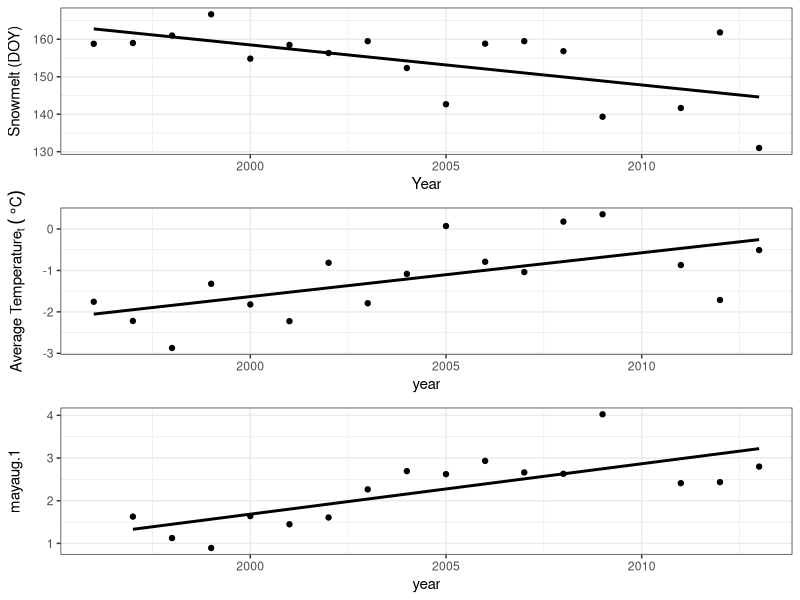
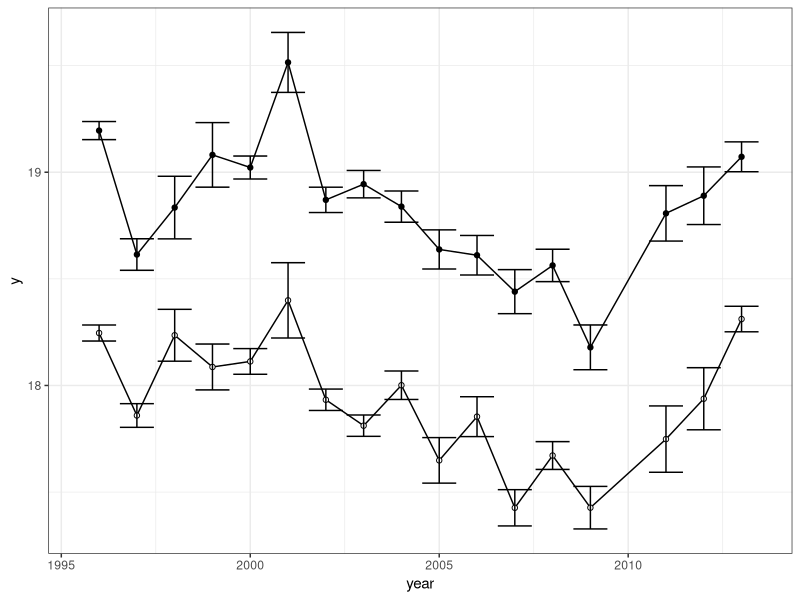
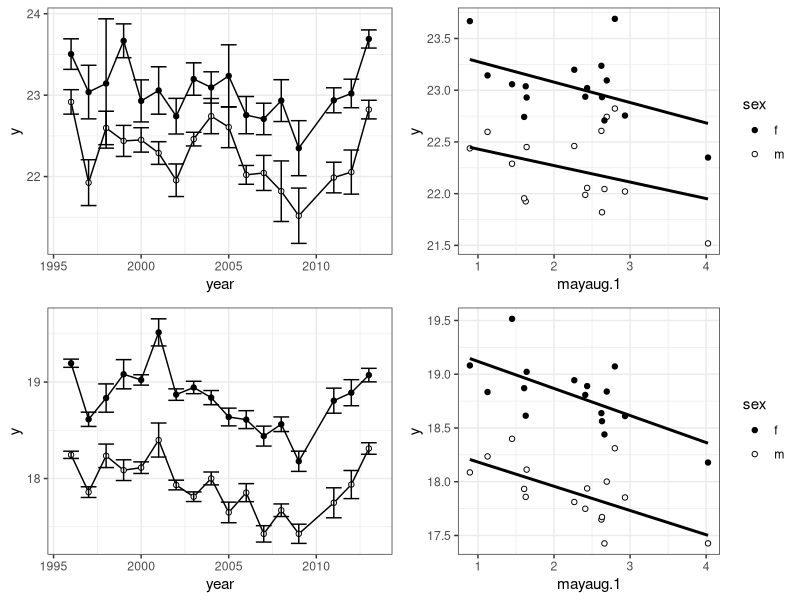

Generate these figures, in order, with R:
## Bowden worked example

boloria=read.csv("data/boloria.csv")
boloria

colias=read.csv("data/colias.csv")
colias

library(tidyverse)
library(cowplot)

#organize the yearly climate data
year.dat=boloria %>%
  group_by(year) %>%
  summarise(snow=mean(snow), mayjun=mean(mayjun), mayaug.1=mean(mayaug.1))

#plot snow melt day of year (DOY) across years (panel a)
p1=ggplot(year.dat, aes(x=year, y=snow)) +
  geom_point() +
  geom_smooth(method="lm", se=F, color="black") +
  theme_bw() +
  labs(y="Snowmelt (DOY)", x="Year")


#plot may-june temperature of current year across time (panel b)
p2=ggplot(year.dat, aes(x=year, y=mayjun)) +
  geom_point() +
  geom_smooth(method="lm", se=F, color="black") +
  theme_bw() +
  labs(y=expression(paste("Average Temperature"["t"]," ", (~degree*C))))


#plot may-june temperature of current year across time (panel b)
p3=ggplot(year.dat, aes(x=year, y=mayaug.1)) +
  geom_point() +
  geom_smooth(method="lm", se=F, color="black") +
  theme_bw()


#now plot them as 3 panels, arranged vertically
plot_grid(p1, p2, p3, align="v", nrow=3)

#fit linear models to climate data
fit.snow=lm(snow~year, data=year.dat)
summary(fit.snow)

fit.mayjun=lm(mayjun~year, data=year.dat)
summary(fit.mayjun)

## recreate figure 2
year.dat #climate variable for each year
colias
boloria

#getting average and standard error of wing length for each sex of each species for each year

wl.colias=colias %>% group_by(year, sex) %>% summarise(mean_se(WL))
wl.boloria=boloria %>% group_by(year, sex) %>% summarise(mean_se(WL))

p2.a=ggplot(wl.colias, aes(x=year, y=y, group=sex)) +
  geom_path() +
  geom_point(aes(fill=sex), pch=21) +
  scale_fill_manual(values=c("black", "white")) +
  geom_errorbar(aes(ymin=ymin, ymax=ymax)) +
  theme_bw() +
  theme(legend.position="none")


p2.b=ggplot(wl.boloria, aes(x=year, y=y, group=sex)) +
  geom_path() +
  geom_point(aes(fill=sex), pch=21) +
  scale_fill_manual(values=c("black", "white")) +
  geom_errorbar(aes(ymin=ymin, ymax=ymax)) +
  theme_bw() +
  theme(legend.position="none")
p2.b

# for figure 2 panels c and d, we need to merge together the yearly winglength data and yearly climate data. We can do that using a "join" function

year.dat
wl.colias

wl.colias=left_join(wl.colias, year.dat, by=join_by(year==year))
wl.boloria=left_join(wl.boloria, year.dat, by=join_by(year==year))

p2.c=ggplot(wl.colias, aes(x=mayaug.1, y=y, group=sex)) +
  geom_point(aes(fill=sex), pch=21) +
  scale_fill_manual(values=c("black", "white")) +
  geom_smooth(method="lm", se=F, color="black") +
  theme_bw()

p2.d=ggplot(wl.boloria, aes(x=mayaug.1, y=y, group=sex)) +
  geom_point(aes(fill=sex), pch=21) +
  scale_fill_manual(values=c("black", "white")) +
  geom_smooth(method="lm", se=F, color="black") +
  theme_bw()

plot_grid(p2.a, p2.c, p2.b, p2.d, nrow=2)
